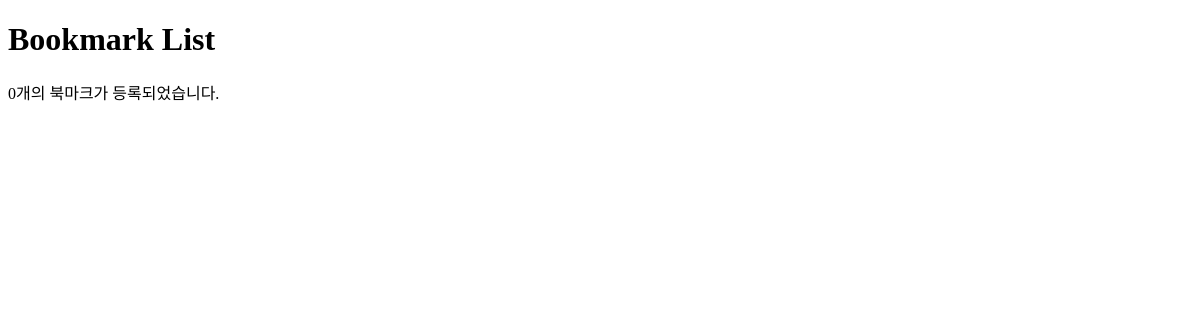
Before: /bookmark/ with the older database file.
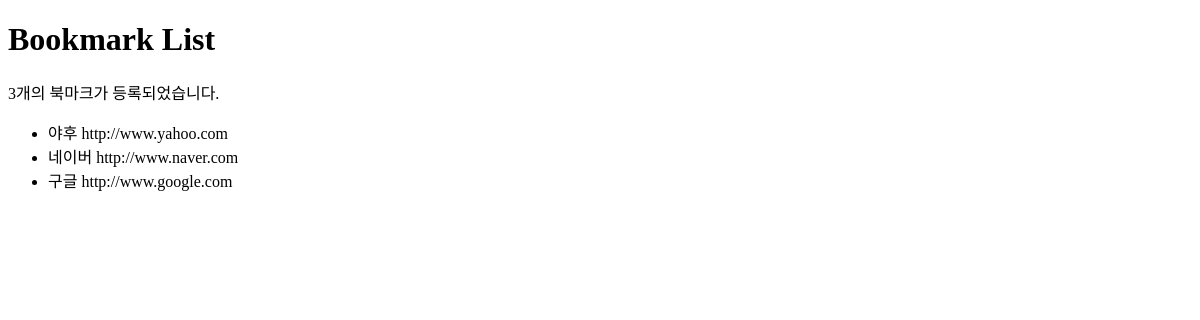
After: the same page with the newer database file.
### bookmark/models.py (models this page shows)
class Bookmark(models.Model):
    title = models.CharField(max_length=100, null=True, blank=True)
    url = models.URLField("url", unique=True)

### bookmark/views.py (the view)
# urls.py: path('', views.home),
def home(request):
    urlList = Bookmark.objects.order_by('-title')
    urlCount = Bookmark.objects.all().count()
    return render(request, 'home.html', {'urlList':urlList, 'urlCount':urlCount})

### bookmark/templates/home.html (shortened to what this page needs)
<!DOCTYPE html>
<html lang="en">
<head>
</head>
<body>
    <h1>Bookmark List</h1>
    <p>{{urlCount}}개의 북마크가 등록되었습니다.</p>
    <ul>
        {% for row in urlList %}
            <li>{{row.title}}  {{row.url}}</li>
        {% endfor %}
    </ul>
</body>
</html>

Changed rows visible on the page:
added Bookmark: title "야후", url "http://www.yahoo.com"
added Bookmark: title "네이버", url "http://www.naver.com"
added Bookmark: title "구글", url "http://www.google.com"
Other visible differences:
{{ urlCount }}: "0" → "3"
